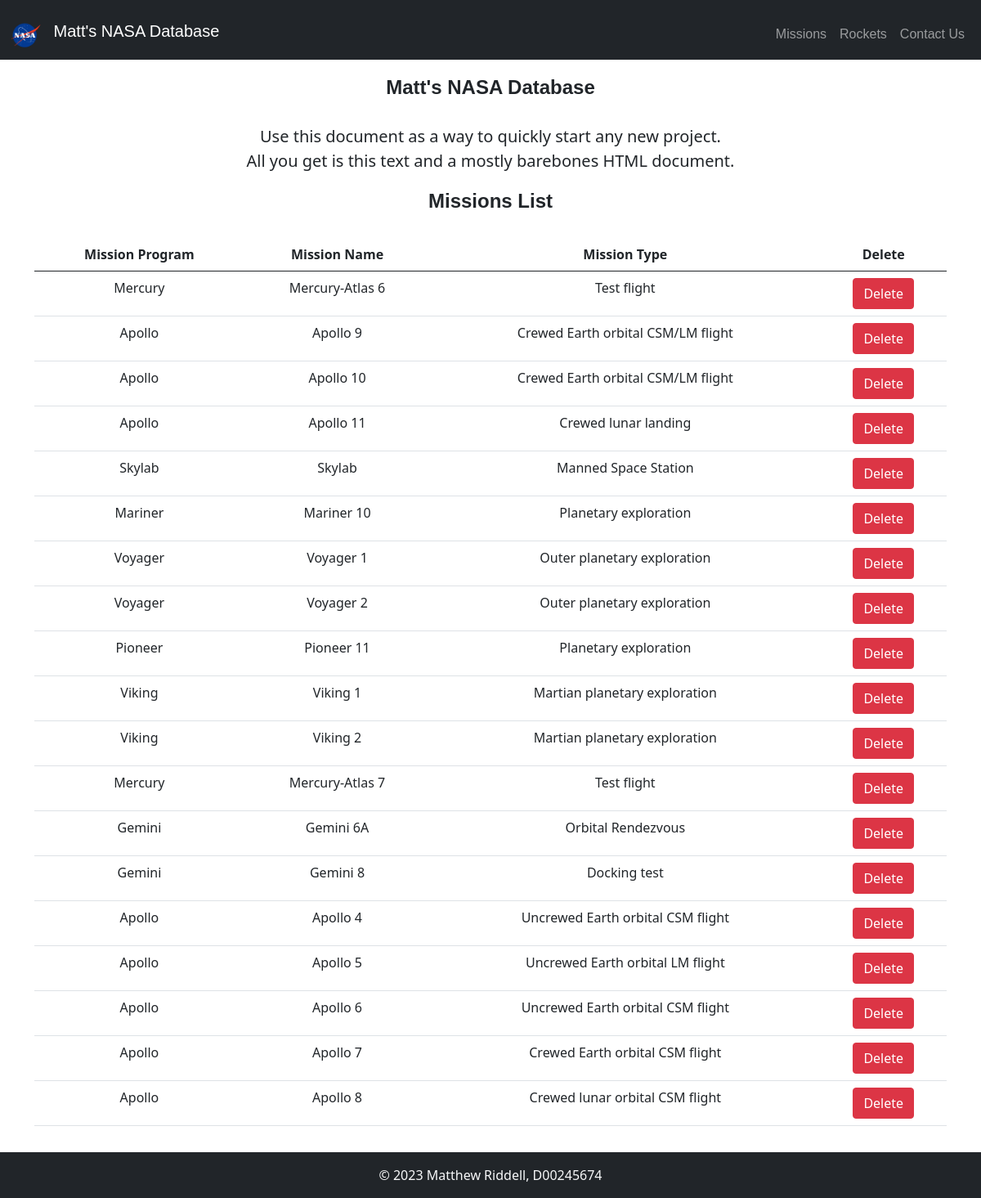
Screenshot of /missions.php with the database file from the repository.
### tables this page shows
CREATE TABLE missions ( mission_id CHAR(20) NOT NULL,
  program_name CHAR(20),
  mission_name VARCHAR(30),
  mission_type VARCHAR(50),
  mission_crew INT,
  mission_status VARCHAR(30),
  image VARCHAR(200),
  description VARCHAR(500),
  PRIMARY KEY (mission_id),
  FOREIGN KEY (program_name) REFERENCES programs(program_name)
);

### missions.php (the view, shortened to what this page needs)
<?php
require_once('database.php');
$queryMissions = 'SELECT * FROM missions';
$statement = $db->prepare($queryMissions);
$statement->execute();
$missions = $statement->fetchAll();
?>
<!doctype html>
<html lang="en">
  <head>
<link href="css/bootstrap.min.css" rel="stylesheet">
    <link href="mystyle.css?v=1" rel="stylesheet">
  </head>
  <body>
	<?php include('nav.php'); ?>
  <main class="container">
  <div class="starter-template text-center">
    <h1>Matt's NASA Database</h1>
    <p class="lead">Use this document as a way to quickly start any new project.<br> All you get is this text and a mostly barebones HTML document.</p>
    <h1>Missions List</h1>
    <section>
        <table class="table">
            <thead>
                <tr>
                    <th>Mission Program</th>
                    <th>Mission Name</th>
                    <th>Mission Type</th>
                    <th>Delete</th>
                </tr>
            </thead>
            <tbody>
                <?php foreach ($missions as $mission) : ?>
                <tr>
                    <td><?php echo $mission['program_name']; ?></td>
                    <td><?php echo $mission['mission_name']; ?></td>
                    <td><?php echo $mission['mission_type']; ?></td>
                    <td>
                        <form action="delete_mission.php" method="post">
                            <button type="submit" class="btn btn-danger">Delete</button>
                        </form>
                    </td>
                </tr>
                <?php endforeach; ?>
            </tbody>
        </table>
    </section><br><br><br>
  </div>
</main>
	<?php include('footer.php'); ?>
  </body>
</html>

### mystyle.css (style rules this page uses)
h1 { font-family : Arial, Helvetica, sans-serif; font-size : 24px; font-weight : bold; margin-top: 20px; margin-bottom: 30px; }

### rows the page displays
missions: program_name "Mercury", mission_name "Mercury-Atlas 6", mission_type "Test flight"
missions: program_name "Apollo", mission_name "Apollo 9", mission_type "Crewed Earth orbital CSM/LM flight"
missions: program_name "Apollo", mission_name "Apollo 10", mission_type "Crewed Earth orbital CSM/LM flight"
missions: program_name "Apollo", mission_name "Apollo 11", mission_type "Crewed lunar landing"
missions: program_name "Skylab", mission_name "Skylab", mission_type "Manned Space Station"
missions: program_name "Mariner", mission_name "Mariner 10", mission_type "Planetary exploration"
missions: program_name "Voyager", mission_name "Voyager 1", mission_type "Outer planetary exploration"
missions: program_name "Voyager", mission_name "Voyager 2", mission_type "Outer planetary exploration"
missions: program_name "Pioneer", mission_name "Pioneer 11", mission_type "Planetary exploration"
missions: program_name "Viking", mission_name "Viking 1", mission_type "Martian planetary exploration"
missions: program_name "Viking", mission_name "Viking 2", mission_type "Martian planetary exploration"
missions: program_name "Mercury", mission_name "Mercury-Atlas 7", mission_type "Test flight"
missions: program_name "Gemini", mission_name "Gemini 6A", mission_type "Orbital Rendezvous"
missions: program_name "Gemini", mission_name "Gemini 8", mission_type "Docking test"
missions: program_name "Apollo", mission_name "Apollo 4", mission_type "Uncrewed Earth orbital CSM flight"
missions: program_name "Apollo", mission_name "Apollo 5", mission_type "Uncrewed Earth orbital LM flight"
missions: program_name "Apollo", mission_name "Apollo 6", mission_type "Uncrewed Earth orbital CSM flight"
missions: program_name "Apollo", mission_name "Apollo 7", mission_type "Crewed Earth orbital CSM flight"
missions: program_name "Apollo", mission_name "Apollo 8", mission_type "Crewed lunar orbital CSM flight"
